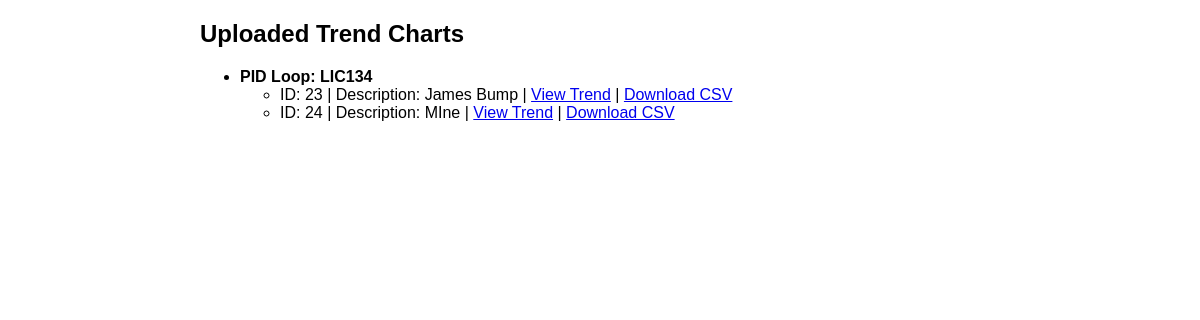
The app's page /trend-charts/, older data.
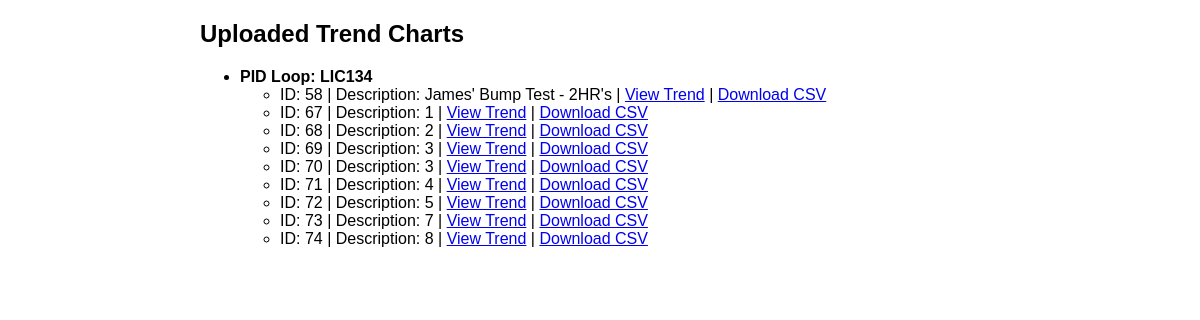
The same page, newer data.
### tuner/models.py (models this page shows, shortened)
class PIDLoop(models.Model):
    PID_TYPE_CHOICES = [
        ("1st Order", "1st Order"),
        ("Integrating", "Integrating"),
        ("Integrating with Lag", "Integrating with Lag"),
    ]
    name = models.CharField(max_length=100)
    description = models.TextField(blank=True, null=True)
    pid_type = models.CharField(
        max_length=50,
        choices=PID_TYPE_CHOICES,
        default="1st Order"  # Default to "1st Order"
    )
    def __str__(self):
        return self.name

class TrendChart(models.Model):
    pid_loop = models.ForeignKey("PIDLoop", on_delete=models.CASCADE)
    uploaded_at = models.DateTimeField(default=now)  # Stored in UTC
    csv_file = models.FileField(upload_to="trend_charts/", blank=True, null=True)
    description = models.TextField(blank=True, null=True)
    def __str__(self):
        return f"Trend Chart for {self.pid_loop}"

### tuner/views.py (the view)
# urls.py: path("trend-charts/", trend_chart_list, name="trend_chart_list"),
def trend_chart_list(request):
    charts = TrendChart.objects.all()
    print("Charts Found:", charts)  # Debugging line
    return render(request, "trend_chart_list.html", {"charts": charts})

### tuner/templates/trend_chart_list.html
{% extends "base.html" %}
{% block content %}
<h2>Uploaded Trend Charts</h2>
{% if charts %}
    {% regroup charts by pid_loop as grouped_charts %}
    <ul>
        {% for group in grouped_charts %}
            <li>
                <strong>PID Loop: {{ group.grouper.name }}</strong>
                <ul>
                    {% for chart in group.list %}
                        <li>
                            ID: {{ chart.id }} |
                            Description: {{ chart.description|default:"No description provided" }} |
                            <a href="{% url 'view_trend_chart' chart.id %}">View Trend</a> |
                            <a href="{{ chart.csv_file.url }}" download>Download CSV</a>
                        </li>
                    {% endfor %}
                </ul>
            </li>
        {% endfor %}
    </ul>
{% else %}
    <p>No trend charts have been uploaded yet.</p>
{% endif %}
{% endblock %}

### tuner/templates/base.html (shortened to what this page needs)
<!DOCTYPE html>
<html lang="en">
<head>
</head>
<body>
    <div class="container">
        {% block content %}{% endblock %}
    </div>
</body>
</html>

### tuner/templates/base.html (style rules this page uses)
body { font-family: Arial, sans-serif; margin: 20px; }
.container { max-width: 800px; margin: auto; }

Row changes from the older to the newer data that the page shows:
removed TrendChart: id "23", description "James Bump"
removed TrendChart: id "24", description "MIne"
added TrendChart: id "58", description "James' Bump Test - 2HR's"
added TrendChart: id "67", description "1"
added TrendChart: id "68", description "2"
added TrendChart: id "69", description "3"
added TrendChart: id "70", description "3"
added TrendChart: id "71", description "4"
added TrendChart: id "72", description "5"
added TrendChart: id "73", description "7"
added TrendChart: id "74", description "8"
